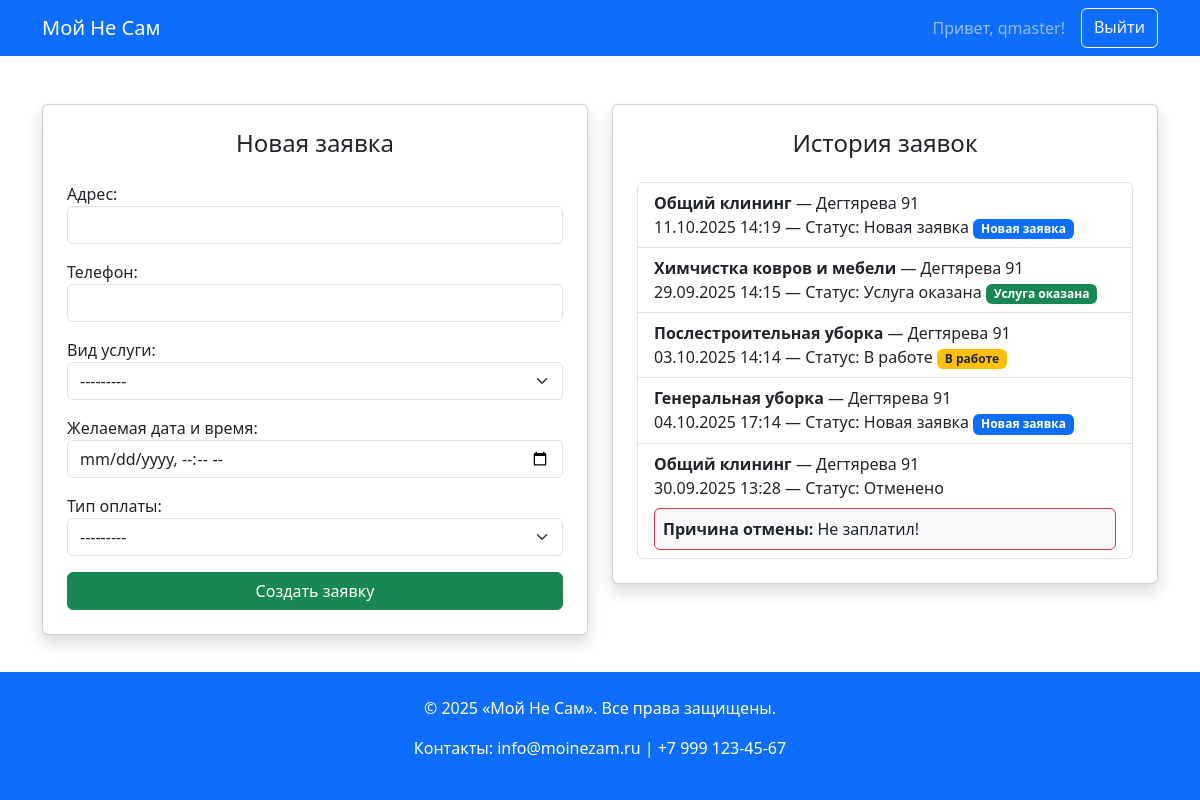
Screenshot of /orders/ (signed in) with the database file from the repository.
### users/models.py (models this page shows, shortened)
class CustomUser(AbstractUser):
    full_name = models.CharField("ФИО", max_length=150)
    phone = models.CharField("Телефон", max_length=20)
    email = models.EmailField("Email", unique=True)

### orders/models.py (models this page shows, shortened)
class Order(models.Model):
    SERVICE_CHOICES = [
        ("general", "Общий клининг"),
        ("deep", "Генеральная уборка"),
        ("post_building","Послестроительная уборка"),
        ("dry_clean","Химчистка ковров и мебели"),
    ]
    PAYMENT_CHOICES = [
        ("cash", "Наличные"),
        ("card", "Банковская карта")
    ]
    STATUS_CHOICES = [
        ("new","Новая заявка"),
        ("in_progress", "В работе"),
        ("done","Услуга оказана"),
        ("cancelled", "Отменено")
    ]
    user = models.ForeignKey(settings.AUTH_USER_MODEL, on_delete=models.CASCADE)
    address = models.CharField("Адрес", max_length=255)
    contact_phone = models.CharField("Телефон", max_length=20)
    service_type = models.CharField("Вид услуги", max_length=50, choices=SERVICE_CHOICES)
    preferred_datetime = models.DateTimeField("Желаемая дата и время")
    payment_type = models.CharField("Тип оплаты", max_length=20, choices=PAYMENT_CHOICES)
    status = models.CharField("Статус", max_length=20, choices=STATUS_CHOICES, default="new")
    cancel_reason = models.CharField("Причина отмены", max_length=255, blank=True)
    created_at = models.DateTimeField(auto_now_add=True)

### orders/views.py (the view)
# urls.py: path('', views.create_order, name='create_order')
@login_required(login_url='/register/')
def create_order(request):
    orders = Order.objects.filter(user=request.user).order_by('-created_at')
    if request.method == "POST":
        form = OrderForm(request.POST)
        if form.is_valid():
            order = form.save(commit=False)
            order.user = request.user
            order.save()
            messages.success(request, "Заявка успешно создана!")
            return redirect('create_order')
    else:
        form = OrderForm()
    return render(request, 'create_order.html', {'form':form, 'orders':orders} )

### orders/forms.py
class OrderForm(forms.ModelForm):
    preferred_datetime = forms.DateTimeField(
        label="Желаемая дата и время",
        widget=forms.DateTimeInput(attrs={'type':'datetime-local', 'class':'form-control'})
    )
    class Meta:
        model = Order
        fields = ['address', 'contact_phone','service_type','preferred_datetime', 'payment_type']
        widgets={
            'address': forms.TextInput(attrs={'class': 'form-control'}),
            'contact_phone': forms.TextInput(attrs={'class': 'form-control'}),
            'service_type': forms.Select(attrs={'class': 'form-select'}),
            'payment_type': forms.Select(attrs={'class': 'form-select'}),
        }

### orders/templates/create_order.html (shortened to what this page needs)
{% extends "base.html" %}
{% block content %}
<nav class="navbar navbar-expand-lg navbar-dark bg-primary">
    <div class="container">
        <a class="navbar-brand" href="{% url 'index' %}">Мой Не Сам</a>
        <div class="d-flex">
            <span class="navbar-text me-3">Привет, {{ user.username }}!</span>
            <a class="btn btn-outline-light" href="{% url 'logout' %}">Выйти</a>
        </div>
    </div>
</nav>
<div class="container mt-5">
    <div class="row">
        <div class="col-md-6">
            <div class="card shadow mb-4">
                <div class="card-body p-4">
                    <h4 class="mb-4 text-center">Новая заявка</h4>
                    <form method="post" novalidate>
                        {% for field in form %}
                            <div class="mb-3">
                                {{ field.label_tag }}
                                {{ field }}
                            </div>
                        {% endfor %}
                        <button type="submit" class="btn btn-success w-100">Создать заявку</button>
                    </form>
                </div>
            </div>
        </div>
        <div class="col-md-6">
            <div class="card shadow mb-4">
                <div class="card-body p-4">
                    <h4 class="mb-4 text-center">История заявок</h4>
                    {% if orders %}
                        <ul class="list-group">
                            {% for order in orders %}
                                <li class="list-group-item">
                                    <strong>{{ order.get_service_type_display }}</strong> — {{ order.address }} <br>
                                    {{ order.preferred_datetime|date:"d.m.Y H:i" }} — Статус: {{ order.get_status_display }}
                                    <span class="badge
                                        {% if order.status == 'new' %}bg-primary
                                        {% elif order.status == 'in_progress' %}bg-warning text-dark
                                        {% elif order.status == 'done' %}bg-success
                                        {% elif order.status == 'canceled' %}bg-danger
                                        {% endif %}">
                                        {{ order.get_status_display }}
                                    </span>
                                    {% if order.status == 'cancelled' and order.cancel_reason %}
                                        <div class="mt-2 p-2 bg-light border border-danger rounded">
                                            <strong>Причина отмены:</strong> {{ order.cancel_reason }}
                                        </div>
                                    {% endif %}
                                </li>
                            {% endfor %}
                        </ul>
                    {% else %}
                        <p class="text-center">История заявок пуста.</p>
                    {% endif %}
                </div>
            </div>
        </div>
    </div>
</div>
{% endblock content %}

### users/templates/base.html (shortened to what this page needs)
{% load static %}
<!DOCTYPE html>
<html lang="en">
<head>
    <link rel="stylesheet" href="{% static "css/bootstrap.min.css" %}" >
</head>
<body class="d-flex flex-column min-vh-100">
    {% block content %}{% endblock content %}
    <footer class="bg-primary text-white py-4 mt-5 mt-auto">
    <div class="container text-center">
        <p>© 2025 «Мой Не Сам». Все права защищены.</p>
        <p>Контакты: info@moinezam.ru | +7 999 123-45-67</p>
    </div>
    </footer>
</body>
</html>

### rows the page displays
CustomUser: username "qmaster"
Order: service_type "Общий клининг", address "Дегтярева 91", preferred_datetime "11.10.2025 14:19", status "Новая заявка"
Order: service_type "Химчистка ковров и мебели", address "Дегтярева 91", preferred_datetime "29.09.2025 14:15", status "Услуга оказана"
Order: service_type "Послестроительная уборка", address "Дегтярева 91", preferred_datetime "03.10.2025 14:14", status "В работе"
Order: service_type "Генеральная уборка", address "Дегтярева 91", preferred_datetime "04.10.2025 17:14", status "Новая заявка"
Order: service_type "Общий клининг", address "Дегтярева 91", preferred_datetime "30.09.2025 13:28", status "Отменено", cancel_reason "Не заплатил!"

### other values shown
{{ field.label_tag }} "Адрес:" "Телефон:" "Вид услуги:" "Желаемая дата и время:" "Тип оплаты:"
